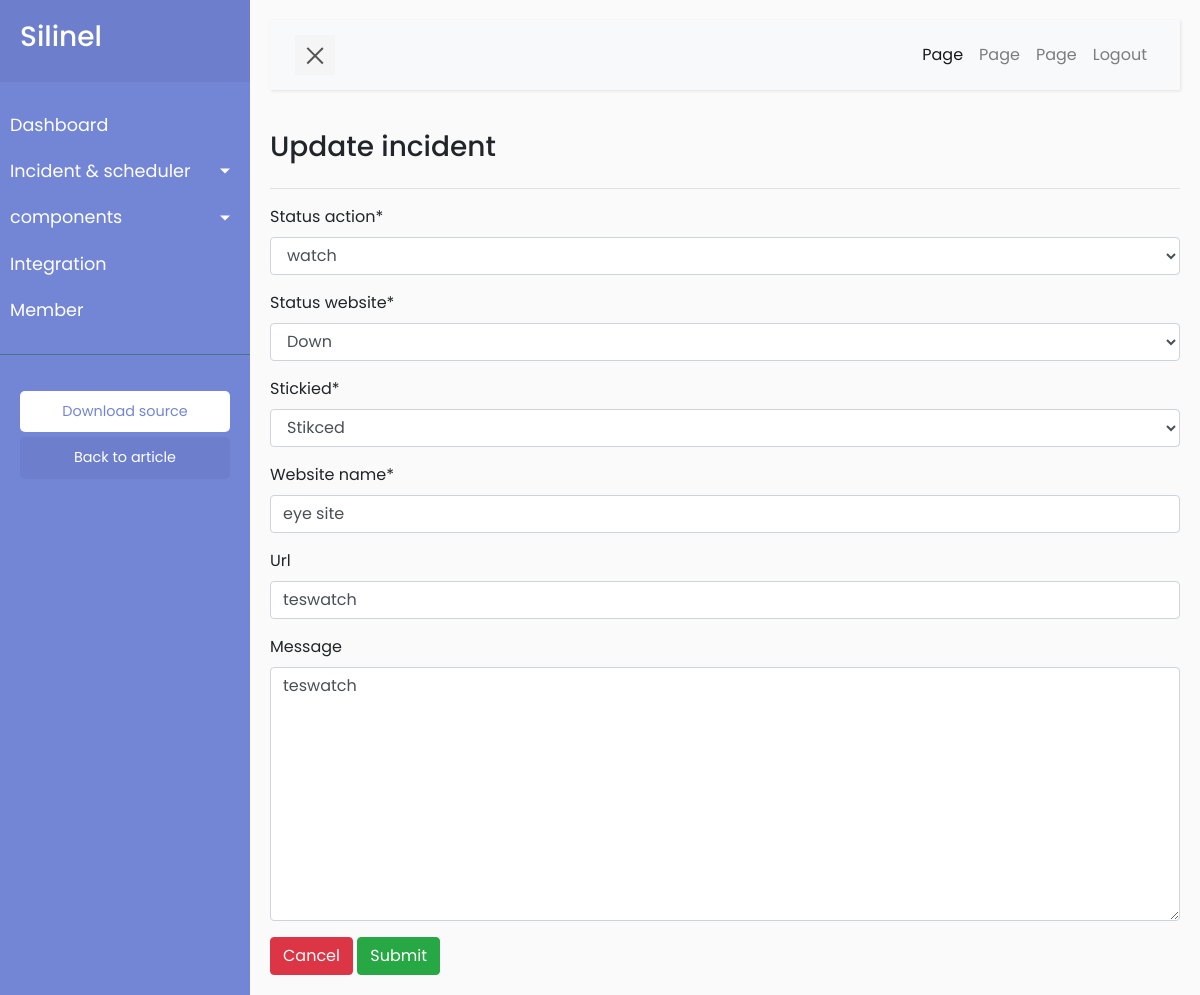
The page /dashboard/incident/update/93 on the database as committed earlier.
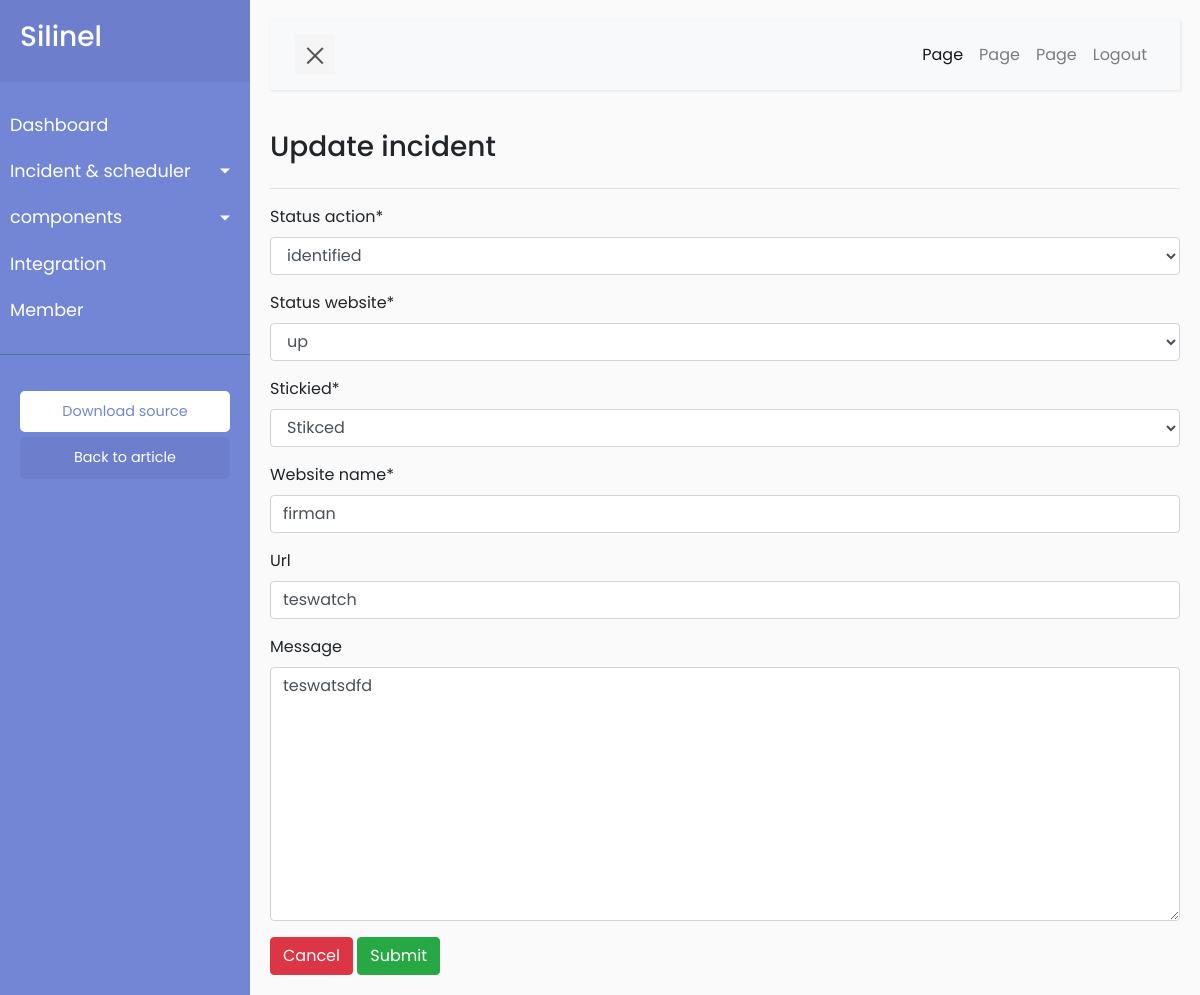
The same page on the database as committed later.
### silinell/models.py (models this page shows, shortened)
class incident(models.Model):
    STATUS_ACTION_CHOICES = (
        ('Identified', 'identified'),
        ('Watch', 'watch'),
        ('Fixed', 'fixed'),
        ('Investigating', 'investigating'),
    )
    STATUS_UPTIME_CHOICES = (
        ('Down', 'Down'),
        ('Up', 'up'),
    )
    STATUS_STICKED_CHOICES = (
        ('Stikced', 'Stikced'),
        ('Un Stikced', 'Un Stikced'),
    )
    status_action = models.CharField(max_length=40, choices= STATUS_ACTION_CHOICES )
    status_website = models.CharField(max_length=40, choices= STATUS_UPTIME_CHOICES )
    stickied = models.CharField(max_length=40, choices= STATUS_STICKED_CHOICES, default="Stikced" )
    website_name = models.CharField(max_length=50)
    url = models.CharField(max_length=30, blank=True)
    message  = models.TextField(max_length=300, blank=True)
    date_occur = models.DateTimeField(default=datetime.now, blank=True)

### silinell/views.py (the view)
# urls.py: path('dashboard/incident/update/<int:pk>', views.IncidentUpdateView.as_view(), name='incident_url_update'),
class IncidentUpdateView(UpdateView):
    model = incident
    template_name = 'dashboard/incident/update-incident.html'
    fields = [
        "status_action",
        "status_website",
        "stickied",
        "website_name",
        "url",
        "message",
    ]
    success_url ="/dashboard/incident"

### silinell/templates/dashboard/incident/update-incident.html
{% extends "dashboard/dashboard-base.html" %}
{% block content  %}
<div class="row">
<div class="col-md-6"><h3>Update incident</h3>
</div>
<div class="col-md-6">
</div>
</div>
<hr>
{% load static %}
<div class="">
{% include "dashboard/incident/update-incident-component.html" %}
</div>
{% endblock %}

### silinell/templates/dashboard/incident/update-incident-component.html (shortened to what this page needs)
{% load static %}
<form method="post">
{% load crispy_forms_tags %}
{{ form|crispy }}
<button type="button" class="btn btn-danger" >Cancel</button>
<input class="btn btn-success"  type="submit"  value="Submit"  />
</form>

Rows that differ between the two databases and show on the page:
changed incident "Stikced": status_action "watch" → "identified"; status_website "Down" → "up"; website_name "eye site" → "firman"; message "teswatch" → "teswatsdfd"
